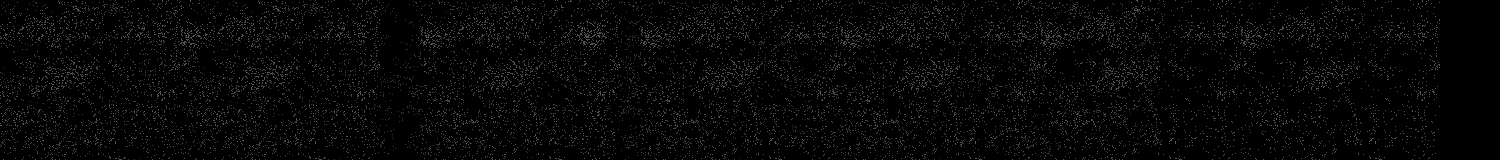

A level layout from a 2D game, rendered from its tile map. Below: a short description, then the map file with tile-grid data replaced by summaries:
An orthogonal 75x8 tile map with 20x20 px tiles, 2 tile layers (Tile Layer 3, Tile Layer 4), 2 hidden layers not drawn and 20 objects.

<map version="1.8" tiledversion="1.8.2" orientation="orthogonal" renderorder="right-down" width="75" height="8" tilewidth="20" tileheight="20" infinite="0" nextlayerid="15" nextobjectid="98">
 <tileset firstgid="1" source="ts.tsx" />
 <layer id="8" name="Tile Layer 1" width="75" height="8" visible="0" parallaxx="0.2">
  <data>[600 cells, 240 non-empty, 80 distinct tile ids]</data>
 </layer>
 <layer id="9" name="Tile Layer 2" width="75" height="8" visible="0" parallaxx="0.4">
  <data>[600 cells, 320 non-empty, 80 distinct tile ids]</data>
 </layer>
 <layer id="10" name="Tile Layer 3" width="75" height="8" parallaxx="0.5">
  <data>[600 cells, 464 non-empty, 88 distinct tile ids]</data>
 </layer>
 <layer id="11" name="Tile Layer 4" width="75" height="8" parallaxx="0.8">
  <data>[600 cells, 576 non-empty, 104 distinct tile ids]</data>
 </layer>
 <objectgroup id="2" name="sand">
  <properties>
   <property name="nested" type="bool" value="true" />
  </properties>
  <object id="81" x="510" y="120" width="42.6667" height="13.3333" />
  <object id="82" x="590.667" y="117.333" width="52" height="12.6667" />
  <object id="84" x="116.667" y="111.333" width="37.3333" height="17.3333" />
  <object id="85" x="196" y="116.667" width="36" height="14" />
  <object id="89" x="877.333" y="110.667" width="76.6667" height="20.6667" />
  <object id="90" x="1018.67" y="109.333" width="38" height="22.6667" />
  <object id="92" x="1058.67" y="98.6666" width="31.9997" height="22.6667" />
  <object id="93" x="1092.67" y="88" width="31.9997" height="22.6667" />
  <object id="97" x="1332" y="118.667" width="92" height="18.6667" />
 </objectgroup>
 <objectgroup id="4" name="static">
  <properties>
   <property name="static" type="bool" value="true" />
  </properties>
  <object id="8" x="-25" y="116" width="120.667" height="82.5">
   <properties>
    <property name="fall" type="bool" value="false" />
   </properties>
  </object>
  <object id="64" x="1441" y="105.667" width="240.333" height="76" />
  <object id="74" x="258.667" y="105" width="95.8333" height="82" />
  <object id="78" x="453.833" y="135.5" width="24.6667" height="37" />
  <object id="86" x="666" y="122" width="57.3333" height="50" />
  <object id="88" x="810" y="135.333" width="25.3333" height="35.3333" />
 </objectgroup>
 <objectgroup id="14" name="push">
  <properties>
   <property name="push" type="bool" value="true" />
  </properties>
  <object id="80" x="292.667" y="88" width="100" height="12">
   <properties>
    <property name="weight" type="int" value="5" />
   </properties>
  </object>
  <object id="87" x="707.333" y="90.6667" width="76.6667" height="16" />
 </objectgroup>
 <objectgroup id="5" name="fall">
  <properties>
   <property name="fall" type="bool" value="true" />
  </properties>
  <object id="91" x="970.667" y="108" width="29.3333" height="24.6667" />
  <object id="96" x="1132.67" y="78" width="166" height="16.6667" />
 </objectgroup>
 <objectgroup id="3" name="misc">
  <object id="7" x="12.3333" y="95">
   <properties>
    <property name="spawn" type="bool" value="true" />
   </properties>
   <point />
  </object>
 </objectgroup>
</map>
